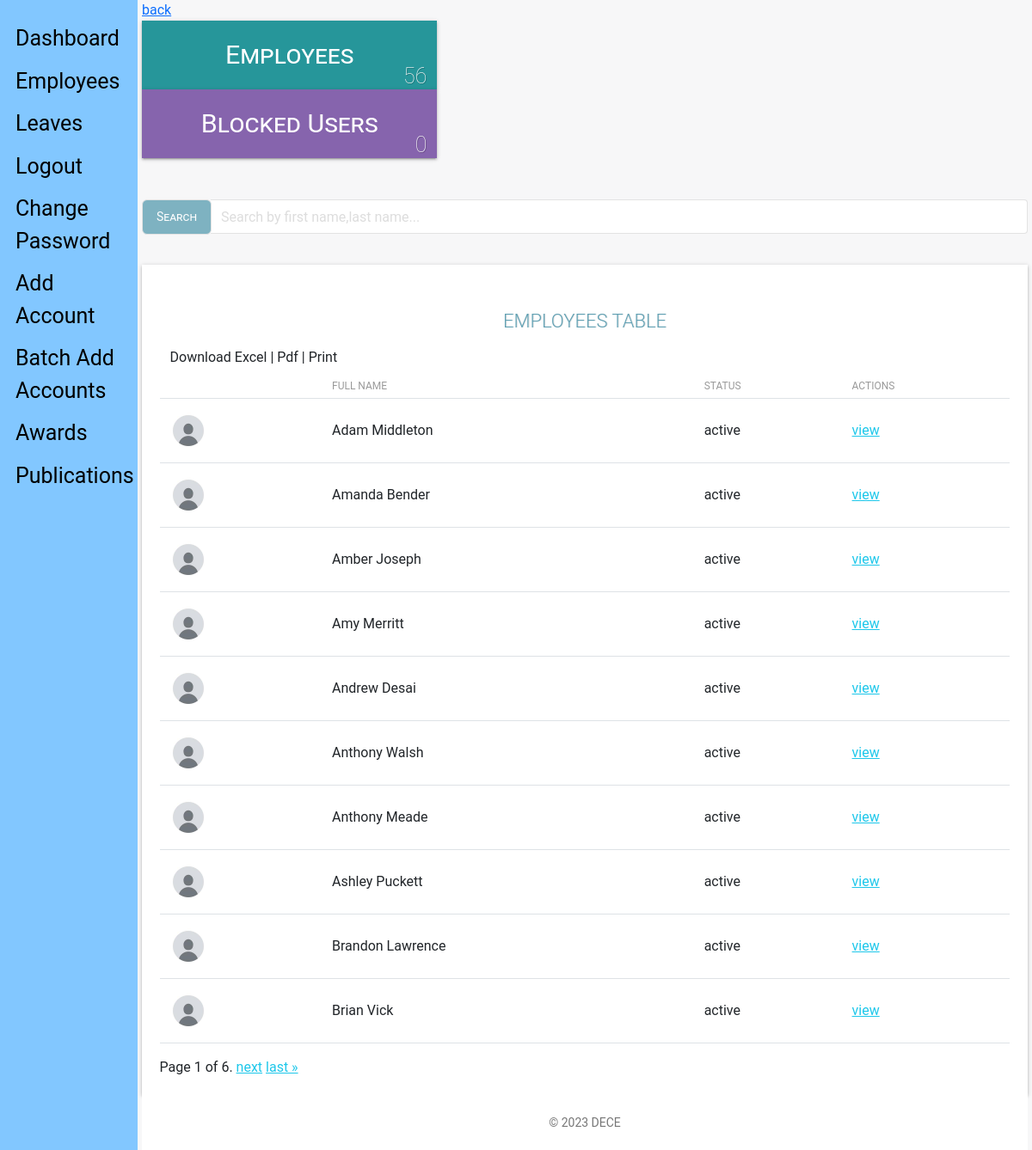
The app's page /admin_view/employees/ (signed in) with its own data.
### staff_app/models.py (models this page shows, shortened)
class Employee(models.Model):
    MALE = 'male'
    FEMALE = 'female'
    OTHER = 'other'
    NOT_KNOWN = 'Not Known'
    GENDER = (
        (MALE, 'Male'),
        (FEMALE, 'Female'),
        (OTHER, 'Other'),
        (NOT_KNOWN, 'Not Known'),
    )
    MR = 'Mr'
    MRS = 'Mrs'
    MSS = 'Mss'
    DR = 'Dr'
    SIR = 'Sir'
    MADAM = 'Madam'
    TITLE = (
        (MR, 'Mr'),
        (MRS, 'Mrs'),
        (MSS, 'Mss'),
        (DR, 'Dr'),
        (SIR, 'Sir'),
        (MADAM, 'Madam'),
    )
    FULL_TIME = 'Full-Time'
    PART_TIME = 'Part-Time'
    CONTRACT = 'Contract'
    INTERN = 'Intern'
    EMPLOYEETYPE = (
        (FULL_TIME, 'Full-Time'),
        (PART_TIME, 'Part-Time'),
        (CONTRACT, 'Contract'),
        (INTERN, 'Intern'),
    )
    user = models.ForeignKey(CustomUser, on_delete=models.CASCADE, default=1)
    title = models.CharField(_('Title'), max_length=10,
                             default=MR, choices=TITLE, blank=False, null=True)
    image = models.ImageField(_('Profile Image'), upload_to='profiles/', default='profiles/default.png', blank=True,
                              null=True, help_text='upload image size less than 2.0MB')  # work on path username-date/image
    firstname = models.CharField(
        _('Firstname'), max_length=125, null=False, blank=False)
    lastname = models.CharField(
        _('Lastname'), max_length=125, null=False, blank=False)
    othername = models.CharField(
        _('Othername (optional)'), max_length=125, null=True, blank=True)
    sex = models.CharField(_('Gender'), max_length=10,
                           default=NOT_KNOWN, choices=GENDER, blank=False)
    email = models.EmailField(
        _('Email'), max_length=255, default=None, blank=True, null=True)
    tel = PhoneNumberField(null=False, blank=False,
                           verbose_name='Phone Number')
    bio = models.CharField(_('Bio'), max_length=255,
                           default='', null=True, blank=True)
    birthday = models.DateField(
        _('Date of Birth'), blank=False, null=True)
    nisnumber = models.PositiveIntegerField(
        _('NIS Number'), null=True, blank=True)
    tinnumber = models.CharField(
        _('TIN'), max_length=15, null=True, blank=True)
    employeetype = models.CharField(_('Employee Type'), max_length=15,
                                    default=FULL_TIME, choices=EMPLOYEETYPE, blank=False, null=True)
    vitae = models.FileField(_('Cirriculum Vitae'), upload_to='vitae/', blank=True,
                             null=True, help_text='upload in .docx or .pdf')
    is_blocked = models.BooleanField(
        _('Is Blocked'), help_text='button to toggle employee block and unblock', default=False)
    is_deleted = models.BooleanField(
        _('Is Deleted'), help_text='button to toggle employee deleted and undelete', default=False)
    created = models.DateTimeField(verbose_name=_(
        'Created'), auto_now_add=True, null=True)
    updated = models.DateTimeField(
        verbose_name=_('Updated'), auto_now=True, null=True)
    objects = EmployeeManager()
    class Meta:
        verbose_name = _('Employee')
        verbose_name_plural = _('Employees')
        ordering = ['-created']
    @ property
    def get_full_name(self):
        fullname = ''
        firstname = self.firstname
        lastname = self.lastname
        othername = self.othername
        if (firstname and lastname) or othername is None:
            fullname = firstname + ' ' + lastname
            return fullname
        elif othername:
            fullname = firstname + ' ' + othername + ' '+lastname
            return fullname
        return

### admin_app/views.py (the view)
# urls.py: path('employees/', views.employees, name="employees"),
def employees(request):
    if not (request.user.is_authenticated and request.user.is_superuser):
        return redirect('hris:home')
    dataset = dict()
    employees = Employee.objects.all().order_by('firstname')
    query = request.GET.get('search')
    if query:
        employees = employees.filter(
            Q(firstname__icontains=query) |
            Q(lastname__icontains=query)
        )
    paginator = Paginator(employees, 10)  # show 10 employee lists per page
    page = request.GET.get('page')
    employees_paginated = paginator.get_page(page)
    dataset['employee_list'] = employees_paginated
    dataset['all_employees'] = Employee.objects.all_employees()
    blocked_employees = Employee.objects.all_blocked_employees()
    dataset['blocked_employees'] = blocked_employees
    dataset['title'] = 'Employees list view'
    return render(request, 'admin/view_employees.html', dataset)

### admin_app/managers.py (called while the page is built)
    def get_queryset(self):
        return super().get_queryset().filter(is_deleted=False)

    def all_employees(self):
        return super().get_queryset()

    def all_blocked_employees(self):
        return super().get_queryset().filter(is_blocked=True)

### templates/admin/view_employees.html (shortened to what this page needs)
{% extends 'base.html' %}
{% load static %}
{% block content %}
<link type="text/CSS" href="{% static 'css/light-bootstrap-dashboard.css' %}" rel="stylesheet"/>
    <section class="row">
        <section class="col col-lg-12">
            <a href="{{request.META.HTTP_REFERER|escape}}" style="color:#0d6efd;">back</a>
        </section>
    </section>
    <section class="row margin-bottom">
        <div class="container-fluid">
        <section class="col-lg-4 col-md-4 col-sm-12">
            <div class="employee-box sec-box">
                <a href="">
                <span>Employees</span>
                </a>
                <span class="count-object">{{ all_employees.count }}</span>
            </div>
        </section>
        <section class="col-lg-4 col-md-4 col-sm-12">
            <div class="blocked-box sec-box">
                <a href="">
                <span>Blocked Users</span>
                </a>
                <span class="count-object">{{ blocked_employees.count }}</span>
            </div>
        </section>
    </section>
    <div class="row" style="margin-bottom: 2.2rem;margin-top: 3rem;">
        <div class="">
        <div class="col-lg-12">
            <form action="." method="GET">
                <div class="input-group">
                    <span class="input-group-btn">
                        <button class="btn btn-default" id = "stylebutton" type="submit">Search</button>
                    </span>
                    <input type="search" value="{{request.GET.search}}" name="search" class="form-control" placeholder="Search by first name,last name...">
                </div>
            </form>
        </div>
        </div>
    </div>
    <div class="table-responsive table-shadow">
        <div class="text-center table-description">
            <h4 class="title-h3" style="color: #60a0b3 !important;
            text-shadow: 1px 0px rgba(0,0,0,0.11)"> EMPLOYEES TABLE</h4>
        </div>
        <div class="container-fluid">
            <div class="row">
                 <div class="download-print-action">
                      Download Excel | Pdf | Print
                </div>
            </div>
        </div>
        <table class="table">
            <thead>
                <tr>
                  <th scope="col"></th>
                  <th scope="col">Full Name</th>
                  <th scope="col">Status</th>
                  <th scope="col">Actions</th>
                </tr>
            </thead>
            <tbody>
                {% for employee in employee_list %}
                <tr>
                  {% if employee.image %}
                  <th scope="row"><img src="{{employee.image.url}}" width="50" height="50"></th>
                  {% else %}
                  <th scope="row">-</th>
                  {% endif %}
                  <td>{{ employee.get_full_name }}</td>
                  {% if employee.is_blocked %}
                  <td>Inactive</td>
                  {% else %}
                  <td>active</td>
                  {% endif %}
                  <td>
                    <a href="{% url 'admin_app:info' employee.user_id %}">
                        view
                    </a>
                  </td>
                </tr>
                {% endfor %}
            </tbody>
        </table>
              <div class="pagination">
                <span class="step-links">
                    <span class="current">
                        Page {{ employee_list.number }} of {{ employee_list.paginator.num_pages }}.
                    </span>
                    {% if employee_list.has_next %}
                        <a href="?page={{ employee_list.next_page_number }}">next</a>
                        <a href="?page={{ employee_list.paginator.num_pages }}">last &raquo;</a>
                    {% endif %}
                </span>
            </div>
    </div>
{% endblock content %}

### templates/base.html (shortened to what this page needs)
{% load static %}
{% load humanize %}
<!DOCTYPE html>
<html lang="en">
<head>
    <link rel="stylesheet" type="text/CSS" href="{% static "css/bootstrap.min.css" %}">
</head>
<body>
    <div class="sidenav">
        {% if user.is_superuser%}
            <a href="{% url 'admin_app:admin-home' %}">Dashboard</a>
            <a href="{% url 'admin_app:employees' %} ">Employees</a>
            <a href="{% url 'admin_app:leaves' %}">Leaves</a>
            <a href="{% url 'hris:logout' %}">Logout</a>
            <a href="{% url 'hris:password_change' %}">Change Password</a>
            <a href="{% url 'hris:add-account-view' %}">Add Account</a>
            <a href="{% url 'hris:batch-add' %}">Batch Add Accounts</a>
            <a href="{% url 'admin_app:awards' %}">Awards</a>
            <a href="{% url 'admin_app:publications' %}">Publications</a>
        {% endif %}
    </div>
    <div class="main">
        {% block content %}{% endblock %}
            <footer class="footer">
                <div class="container-fluid">
                    <p class="copyright pull-right">
                        &copy; <script>document.write(new Date().getFullYear())</script> DECE
                    </p>
                </div>
            </footer>
        </div>
</body>
</html>

### records on screen
Employee: image (placeholder picture), get_full_name "Adam Middleton", is_blocked "active"
Employee: image (placeholder picture), get_full_name "Amanda Bender", is_blocked "active"
Employee: image (placeholder picture), get_full_name "Amber Joseph", is_blocked "active"
Employee: image (placeholder picture), get_full_name "Amy Merritt", is_blocked "active"
Employee: image (placeholder picture), get_full_name "Andrew Desai", is_blocked "active"
Employee: image (placeholder picture), get_full_name "Anthony Walsh", is_blocked "active"
Employee: image (placeholder picture), get_full_name "Anthony Meade", is_blocked "active"
Employee: image (placeholder picture), get_full_name "Ashley Puckett", is_blocked "active"
Employee: image (placeholder picture), get_full_name "Brandon Lawrence", is_blocked "active"
Employee: image (placeholder picture), get_full_name "Brian Vick", is_blocked "active"

### other values on screen
{{ all_employees.count }} "56"
{{ blocked_employees.count }} "0"
{{ employee_list.number }} "1"
{{ employee_list.paginator.num_pages }} "6"
